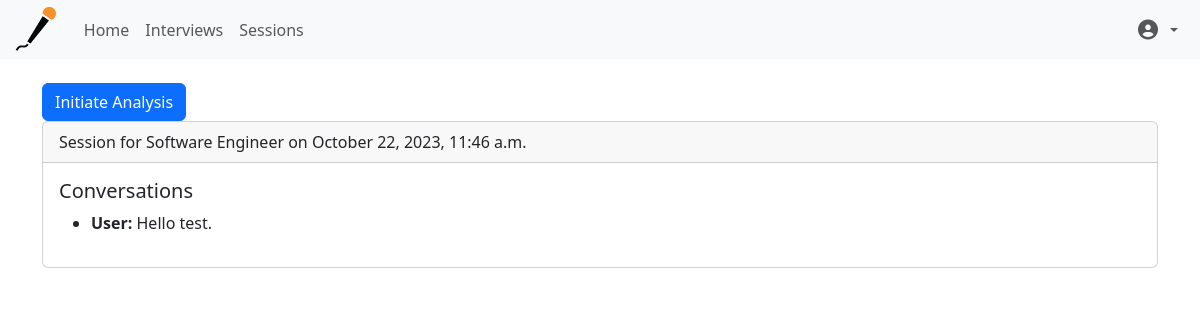
The page /session/1/ (signed in) on the database its author committed.
### core/models.py (models this page shows, shortened)
class Session(models.Model):
    session_id = models.CharField(max_length=32, unique=True, editable=False)  # hash field
    interview = models.ForeignKey(Interview, on_delete=models.CASCADE, related_name='sessions')
    start_time = models.DateTimeField(auto_now=True)
    questions = models.JSONField(blank=True, null=True)  # You could use a TextField if your Django version < 3.1
    responses = models.JSONField(blank=True, null=True)  # You could use a TextField if your Django version < 3.1
    performance_analysis = models.TextField(blank=True, null=True)
    performance_score = models.FloatField(null=True, blank=True)  # assuming score is a float value, set to null if not scored yet
    analysis_status = models.CharField(max_length=10, default='pending', choices=[('pending', 'Pending'), ('processing', 'Processing'), ('done', 'Done')])
    analysis_result = models.TextField(blank=True, null=True)

class Interview(models.Model):
    user = models.ForeignKey(User, on_delete=models.CASCADE, related_name='interviews')
    job_title = models.CharField(max_length=255, blank=False, null=False)
    company_name = models.CharField(max_length=255, blank=False, null=False)
    job_description = models.TextField(blank=True, null=True)
    resume = models.FileField(upload_to='resumes/')
    resume_text = models.CharField(max_length=10000, blank=True, null=True)
    created_at = models.DateTimeField(auto_now=True)
    updated_at = models.DateTimeField(auto_now=True)

class Conversation(models.Model):
    session = models.ForeignKey(Session, on_delete=models.CASCADE)
    speaker = models.CharField(max_length=10)  # 'user' or 'ai'
    text = models.TextField()
    created_at = models.DateTimeField(auto_now_add=True)

### core/views.py (the view)
# urls.py: path('session/<int:pk>/', SessionDetailView.as_view(), name='session_detail'),
class SessionDetailView(LoginRequiredMixin, generic.DetailView):
    model = Session
    template_name = 'core/session_detail.html'
    context_object_name = 'session'
    def get_context_data(self, **kwargs):
        context = super().get_context_data(**kwargs)
        session = self.object
        conversations = Conversation.objects.filter(session=session).order_by('created_at')
        context['conversations'] = conversations
        return context

### core/templates/core/session_detail.html
{% extends 'core/base_generic.html' %}
{% block body %}
  <div class="container">
    <a href="{% url 'core:analysis_initiate' session.id %}" class="btn btn-primary mt-3">Initiate Analysis</a>
    <div class="card">
      <div class="card-header">
        Session for {{ session.interview.job_title }} on {{ session.start_time|date:"F j, Y, P" }}
      </div>
      <div class="card-body">
        <h5 class="card-title">Conversations</h5>
        {% if conversations %}
          <ul>
            {% for conversation in conversations %}
              <li><strong>{{ conversation.speaker|title }}:</strong> {{ conversation.text }}</li>
            {% endfor %}
          </ul>
        {% else %}
          <p>No conversations yet.</p>
        {% endif %}
      </div>
    </div>
  </div>
{% endblock %}

### rows shown on the page
Session: interview.job_title "Software Engineer", start_time "October 22, 2023, 11:46 a.m."
Conversation: speaker "User", text "Hello test."
